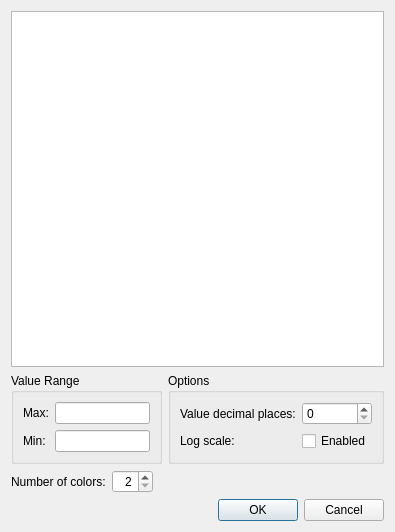
<?xml version="1.0" encoding="UTF-8"?>
<ui version="4.0">
 <class>ColorMapSettingEditWidget_SwitchToDiscreteDialog</class>
 <widget class="QDialog" name="ColorMapSettingEditWidget_SwitchToDiscreteDialog">
  <property name="geometry">
   <rect>
    <x>0</x>
    <y>0</y>
    <width>395</width>
    <height>532</height>
   </rect>
  </property>
  <property name="windowTitle">
   <string>Switch to Discrete Mode Dialog</string>
  </property>
  <layout class="QVBoxLayout" name="verticalLayout">
   <item>
    <widget class="QTableView" name="colorsTableView">
     <property name="enabled">
      <bool>true</bool>
     </property>
     <property name="minimumSize">
      <size>
       <width>350</width>
       <height>0</height>
      </size>
     </property>
     <property name="editTriggers">
      <set>QAbstractItemView::NoEditTriggers</set>
     </property>
    </widget>
   </item>
   <item>
    <layout class="QHBoxLayout" name="horizontalLayout_2" stretch="1,0">
     <item>
      <widget class="QGroupBox" name="valueRangeGroupBox">
       <property name="title">
        <string>Value Range</string>
       </property>
       <layout class="QGridLayout" name="gridLayout">
        <item row="0" column="0">
         <widget class="QLabel" name="maxLabel">
          <property name="text">
           <string>Max:</string>
          </property>
         </widget>
        </item>
        <item row="0" column="1">
         <widget class="RealNumberEditWidget" name="maxValueEdit"/>
        </item>
        <item row="1" column="0">
         <widget class="QLabel" name="minLabel">
          <property name="text">
           <string>Min:</string>
          </property>
         </widget>
        </item>
        <item row="1" column="1">
         <widget class="RealNumberEditWidget" name="minValueEdit"/>
        </item>
       </layout>
      </widget>
     </item>
     <item>
      <widget class="QGroupBox" name="OptionsGroupBox">
       <property name="title">
        <string>Options</string>
       </property>
       <layout class="QGridLayout" name="gridLayout_2">
        <item row="0" column="0">
         <widget class="QLabel" name="decimalLabel">
          <property name="text">
           <string>Value decimal places:</string>
          </property>
         </widget>
        </item>
        <item row="0" column="1">
         <widget class="QSpinBox" name="decimalSpinBox">
          <property name="maximum">
           <number>10</number>
          </property>
         </widget>
        </item>
        <item row="1" column="0">
         <widget class="QLabel" name="logScaleLabel">
          <property name="text">
           <string>Log scale:</string>
          </property>
         </widget>
        </item>
        <item row="1" column="1">
         <widget class="QCheckBox" name="logScaleCheckBox">
          <property name="text">
           <string>Enabled</string>
          </property>
         </widget>
        </item>
       </layout>
      </widget>
     </item>
    </layout>
   </item>
   <item>
    <layout class="QHBoxLayout" name="horizontalLayout">
     <item>
      <widget class="QLabel" name="label_3">
       <property name="text">
        <string>Number of colors:</string>
       </property>
      </widget>
     </item>
     <item>
      <widget class="QSpinBox" name="colorsSpinBox">
       <property name="alignment">
        <set>Qt::AlignRight|Qt::AlignTrailing|Qt::AlignVCenter</set>
       </property>
       <property name="minimum">
        <number>2</number>
       </property>
       <property name="maximum">
        <number>99</number>
       </property>
      </widget>
     </item>
     <item>
      <spacer name="horizontalSpacer">
       <property name="orientation">
        <enum>Qt::Horizontal</enum>
       </property>
       <property name="sizeHint" stdset="0">
        <size>
         <width>40</width>
         <height>20</height>
        </size>
       </property>
      </spacer>
     </item>
    </layout>
   </item>
   <item>
    <widget class="QDialogButtonBox" name="buttonBox">
     <property name="orientation">
      <enum>Qt::Horizontal</enum>
     </property>
     <property name="standardButtons">
      <set>QDialogButtonBox::Cancel|QDialogButtonBox::Ok</set>
     </property>
    </widget>
   </item>
  </layout>
 </widget>
 <customwidgets>
  <customwidget>
   <class>RealNumberEditWidget</class>
   <extends>QLineEdit</extends>
   <header>guibase/widget/realnumbereditwidget.h</header>
  </customwidget>
 </customwidgets>
 <resources/>
 <connections>
  <connection>
   <sender>buttonBox</sender>
   <signal>accepted()</signal>
   <receiver>ColorMapSettingEditWidget_SwitchToDiscreteDialog</receiver>
   <slot>accept()</slot>
   <hints>
    <hint type="sourcelabel">
     <x>248</x>
     <y>254</y>
    </hint>
    <hint type="destinationlabel">
     <x>157</x>
     <y>274</y>
    </hint>
   </hints>
  </connection>
  <connection>
   <sender>buttonBox</sender>
   <signal>rejected()</signal>
   <receiver>ColorMapSettingEditWidget_SwitchToDiscreteDialog</receiver>
   <slot>reject()</slot>
   <hints>
    <hint type="sourcelabel">
     <x>316</x>
     <y>260</y>
    </hint>
    <hint type="destinationlabel">
     <x>286</x>
     <y>274</y>
    </hint>
   </hints>
  </connection>
 </connections>
</ui>
